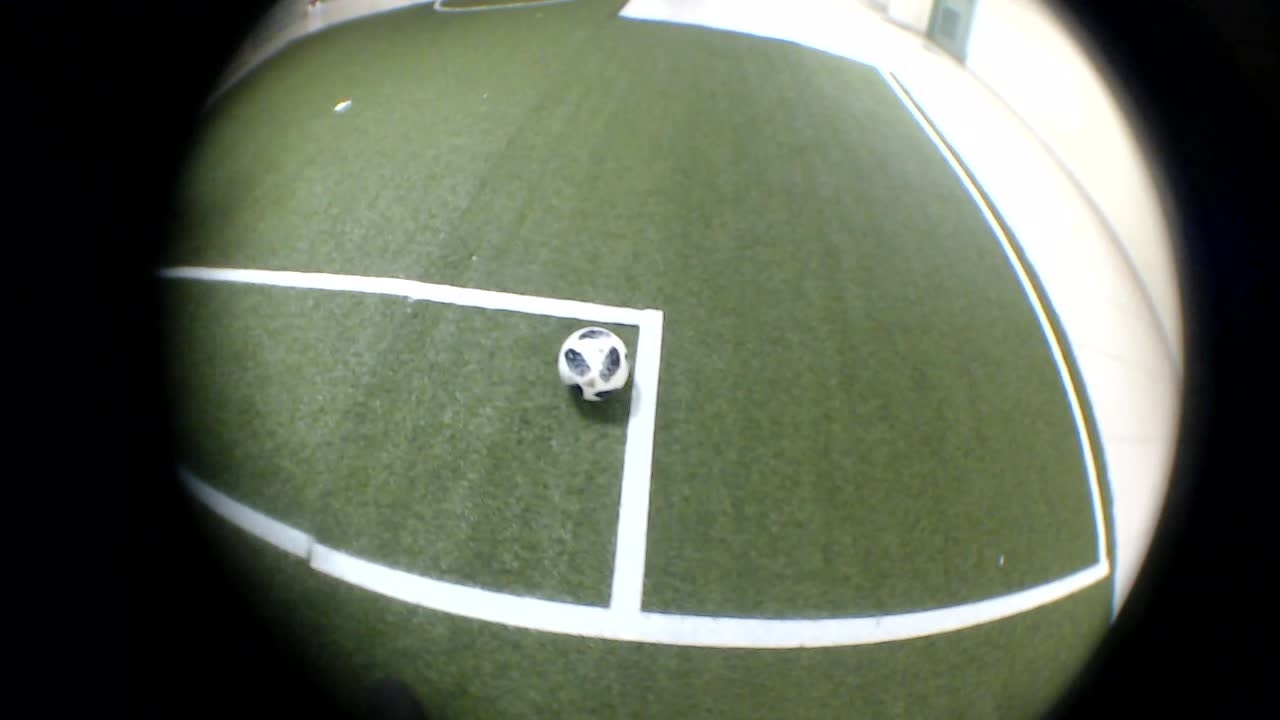
#> input picture Visao/Tarefa_3/BallDataset/test/ball/Robot-01-08-2019 22_47_31.71.jpg, 1280 x 720 px, given in place of the camera
$ python opencv.py
#> lines starting #> are read from the running program, lines starting #| are printed output that depends on the picture; after the words box and inside, x2 and y2 are one past the last pixel; in counts of white or black regions, pixels touching at a corner belong together
import cv2
import numpy as np


def main():
    def getpass():
        pass

    raw_input = input
    alpha = 0.7
    beta = (1.0 - alpha)

    def empty(a):
        pass


    def stackImages(scale, imgArray):
        rows = len(imgArray)
        cols = len(imgArray[0])
        rowsAvailable = isinstance(imgArray[0], list)
        width = imgArray[0][0].shape[1]
        height = imgArray[0][0].shape[0]
        if rowsAvailable:
            for x in range(0, rows):
                for y in range(0, cols):
                    if imgArray[x][y].shape[:2] == imgArray[0][0].shape[:2]:
                        imgArray[x][y] = cv2.resize(imgArray[x][y], (0, 0), None, scale, scale)
                    else:
                        imgArray[x][y] = cv2.resize(imgArray[x][y], (imgArray[0][0].shape[1], imgArray[0][0].shape[0]),
                                                    None, scale, scale)
                    if len(imgArray[x][y].shape) == 2: imgArray[x][y] = cv2.cvtColor(imgArray[x][y], cv2.COLOR_GRAY2BGR)
            imageBlank = np.zeros((height, width, 3), np.uint8)
            hor = [imageBlank] * rows
            hor_con = [imageBlank] * rows
            for x in range(0, rows):
                hor[x] = np.hstack(imgArray[x])
            ver = np.vstack(hor)
        else:
            for x in range(0, rows):
                if imgArray[x].shape[:2] == imgArray[0].shape[:2]:
                    imgArray[x] = cv2.resize(imgArray[x], (0, 0), None, scale, scale)
                else:
                    imgArray[x] = cv2.resize(imgArray[x], (imgArray[0].shape[1], imgArray[0].shape[0]), None, scale, scale)
                if len(imgArray[x].shape) == 2: imgArray[x] = cv2.cvtColor(imgArray[x], cv2.COLOR_GRAY2BGR)
            hor = np.hstack(imgArray)
            ver = hor
        return ver


    ################################################################################

    cv2.namedWindow("TrackBars")
    cv2.resizeWindow("TrackBars", 640, 240)
    cv2.createTrackbar("Hue Min", "TrackBars", 63, 179, empty)
    cv2.createTrackbar("Hue Max", "TrackBars", 123, 179, empty)
    cv2.createTrackbar("Sat Min", "TrackBars", 125, 255, empty)
    cv2.createTrackbar("Sat Max", "TrackBars", 251, 255, empty)
    cv2.createTrackbar("Val Min", "TrackBars", 63, 255, empty)
    cv2.createTrackbar("Val Max", "TrackBars", 255, 255, empty)

    frameWidth = 640
    frameHeight = 480

    cap = cv2.VideoCapture(0)
    cap.set(3, frameWidth)
    cap.set(4, frameHeight)
    cap.set(10, 150)
    ksize = (50, 50)

    while True:


        success, img = cap.read()
#> img is the input picture: shape (720, 1280, 3); mean B, G, R 87, 104.5, 96.4

        imgHSV = cv2.cvtColor(img, cv2.COLOR_BGR2HSV)
#> imgHSV: shape (720, 1280, 3); mean H, S, V 51.7, 79.2, 105.5


        h_min = cv2.getTrackbarPos("Hue Min", "TrackBars")
        h_max = cv2.getTrackbarPos("Hue Max", "TrackBars")
        s_min = cv2.getTrackbarPos("Sat Min", "TrackBars")
        s_max = cv2.getTrackbarPos("Sat Max", "TrackBars")
        v_min = cv2.getTrackbarPos("Val Min", "TrackBars")
        v_max = cv2.getTrackbarPos("Val Max", "TrackBars")
        #print(h_min, h_max, s_min, s_max, v_min, v_max)
        lower = np.array([h_min, s_min, v_min])
        upper = np.array([h_max, s_max, v_max])
        mask = cv2.inRange(imgHSV, lower, upper)
#> mask: shape (720, 1280); every value is 0
        imgResult = cv2.bitwise_and(img, img, mask=mask)
#> imgResult: shape (720, 1280, 3); every value is 0


        mask = cv2.blur(mask,ksize, cv2.BORDER_DEFAULT) # Blur


        indices = np.where(mask> [100]) # procurando coordenadas na mascara e colocando em indices
#> indices = (empty array, empty array)

        x,y = np.mean(indices, axis=1)
#> x = nan; y = nan

        x,y= coordenadas(x,y)
#> x = 0; y = 0
        print("Mean with axis along row :", x,y)
#| Mean with axis along row : 0 0

        #################################################################

        imgResult[mask > 100] = (0,0,220)
        imgResult[mask <=100] = img[mask<=100]


        dst = cv2.addWeighted(imgResult, alpha, img, beta, 0.0)


        imgStack = stackImages(0.6, ([img, imgHSV], [mask,dst]))
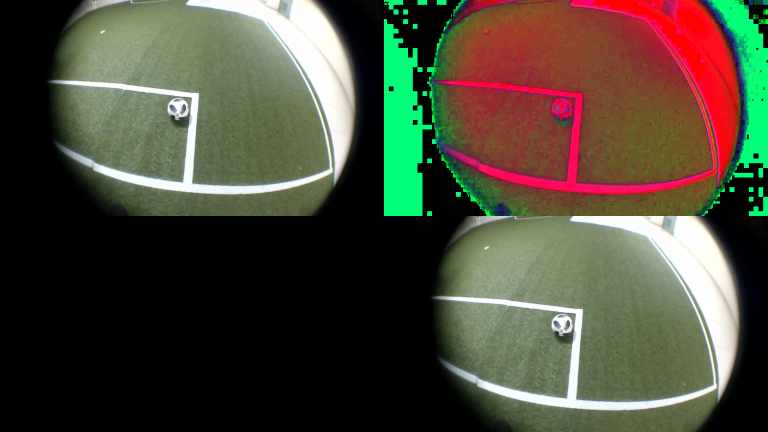
#> imgStack: shape (864, 1536, 3) (shown at 1/2 size); mean B, G, R 56.4, 72, 74.5
        cv2.imshow("Stacked Images", imgStack)


        cv2.waitKey(1)


def coordenadas(x,y):

    x_sit = 0
    y_sit = 0

    if y <= 640 and y > 460:
        y_sit = "direita"
    elif y < 280 and y >= 0:
        y_sit = "esquerda"
    elif y >= 280 and y <=460:
        y_sit = "centro"

    if x <= 480 and x > 280:
        x_sit = "embaixo"
    elif x < 200 and x >= 0:
        x_sit = "encima"
    elif x >= 200 and x <= 280:
        x_sit = "centro"

    x = x_sit
    y = y_sit

    return x, y


if __name__ == "__main__":
    main()

$ run again, on Visao/Tarefa_3/BallDataset/test/ball/Robot-01-08-2019 22_47_33.17.jpg
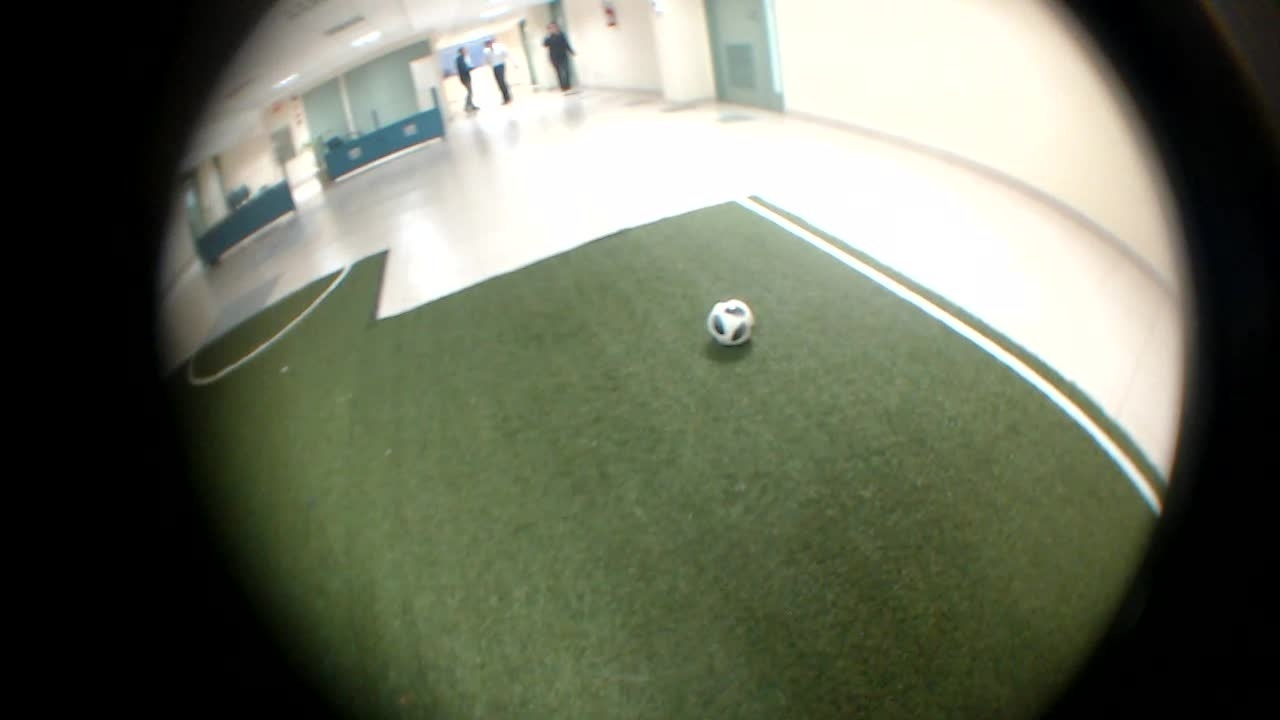
#> input picture Visao/Tarefa_3/BallDataset/test/ball/Robot-01-08-2019 22_47_33.17.jpg, 1280 x 720 px, given in place of the camera
#> in main, img is the input picture: shape (720, 1280, 3); mean B, G, R 93.7, 111, 105.8
#> imgHSV: shape (720, 1280, 3); mean H, S, V 31.6, 55, 112.3
#> in main, `mask = cv2.inRange(imgHSV, lower, upper)`:
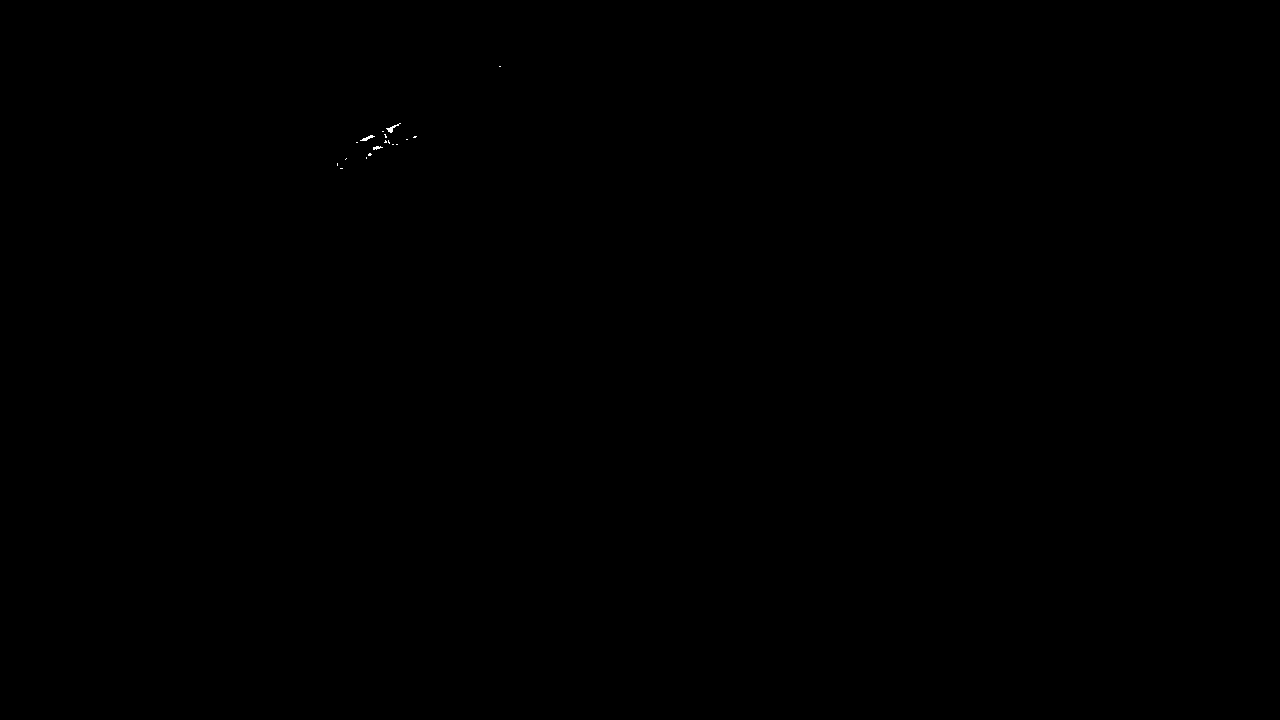
#> mask: shape (720, 1280); 0.02% white in thin lines or dots, all inside (x1, y1, x2, y2) = (337, 66, 501, 169)
#> indices = (empty array, empty array)
#> in main, `x,y = np.mean(indices, axis=1)`: x = nan
#> in main, `x,y= coordenadas(x,y)`: x = 0
#| Mean with axis along row : 0 0
#> in main, `imgStack = stackImages(0.6, ([img, imgHSV], [mask,dst]))`:
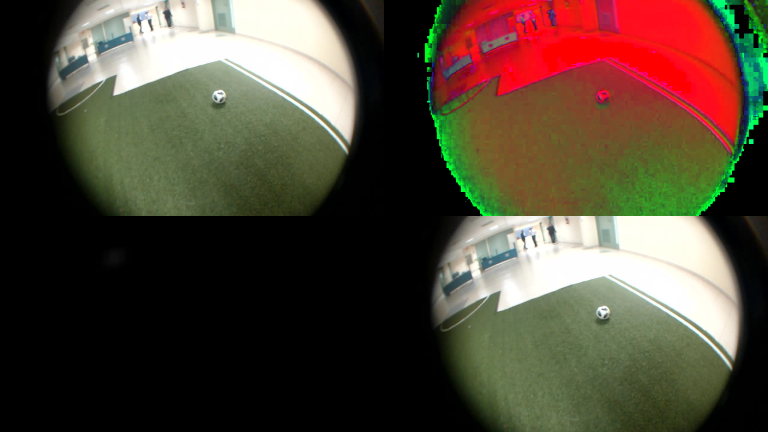
#> imgStack: shape (864, 1536, 3) (shown at 1/2 size); mean B, G, R 54.7, 69.2, 80.9

$ run again, on Visao/Tarefa_3/BallDataset/test/ball/Robot-01-08-2019 22_47_33.57.jpg
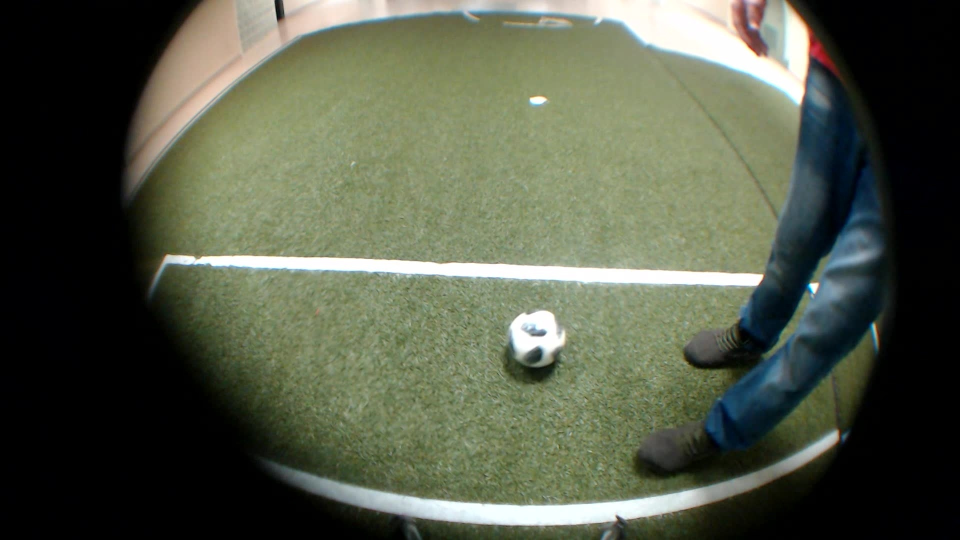
#> input picture Visao/Tarefa_3/BallDataset/test/ball/Robot-01-08-2019 22_47_33.57.jpg, 1920 x 1080 px, given in place of the camera (shown at 1/2 size)
#> in main, img is the input picture: shape (1080, 1920, 3); mean B, G, R 72.3, 90, 84.2
#> imgHSV: shape (1080, 1920, 3); mean H, S, V 39.1, 69.6, 92
#> in main, `mask = cv2.blur(mask,ksize, cv2.BORDER_DEFAULT)`:
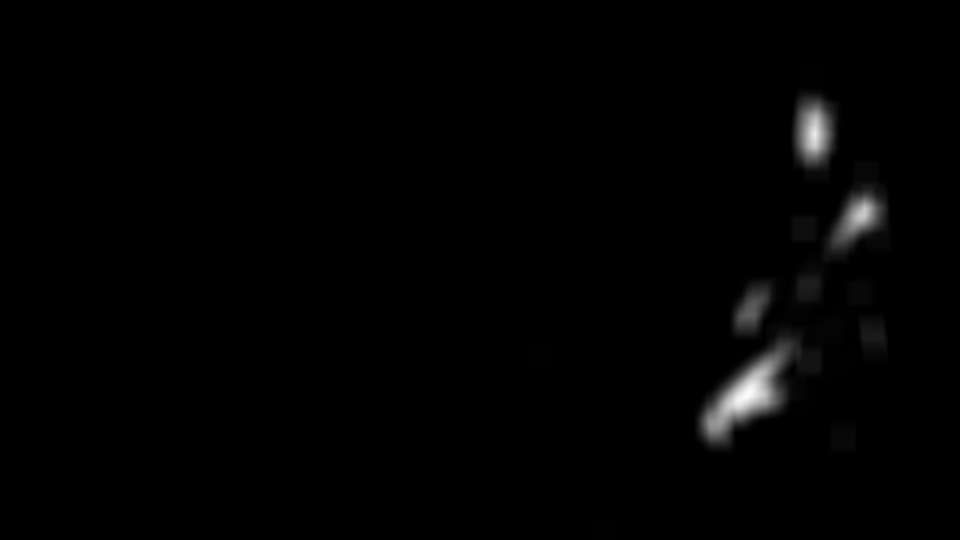
#> mask: shape (1080, 1920) (shown at 1/2 size); min 0, max 251, mean 2.5
#> indices = 18446 positions, rows 214 to 870, columns 1411 to 1751
#> in main, `x,y = np.mean(indices, axis=1)`: x = 604; y = 1561.1
#> in main, `x,y= coordenadas(x,y)`: x = 0
#| Mean with axis along row : 0 0
#> in main, `imgStack = stackImages(0.6, ([img, imgHSV], [mask,dst]))`:
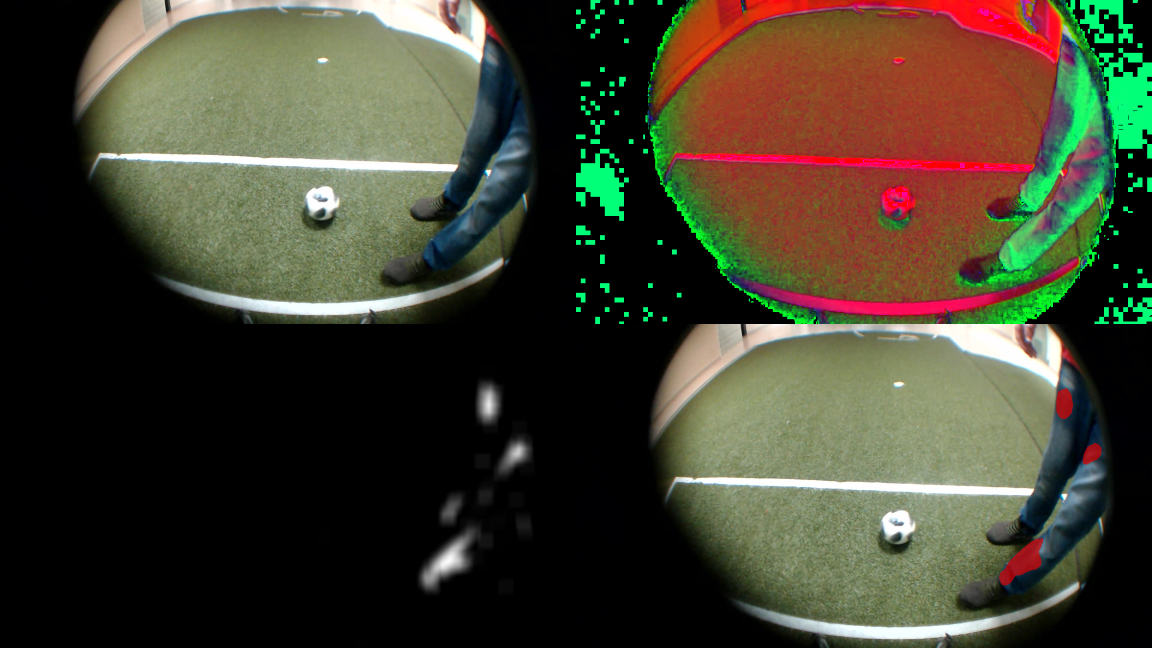
#> imgStack: shape (1296, 2304, 3) (shown at 1/2 size); mean B, G, R 46.4, 62.9, 66
